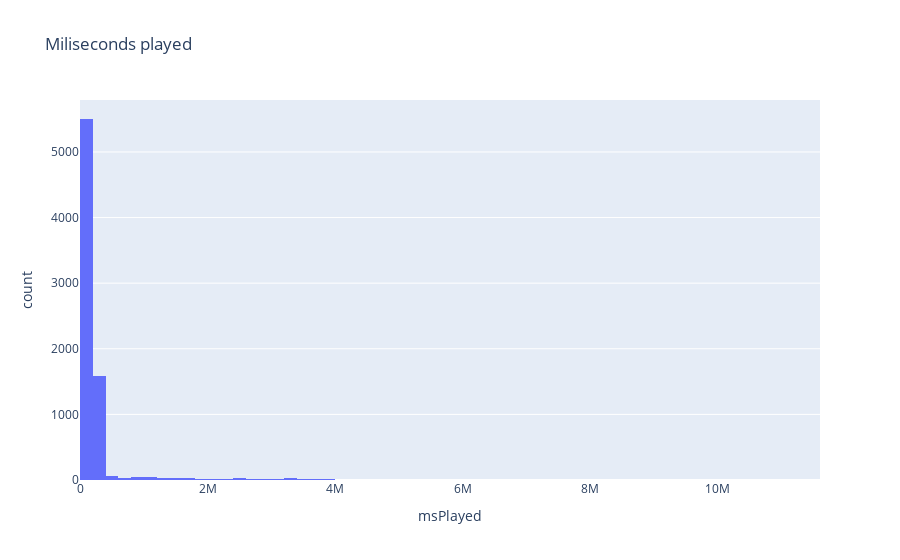

Here is the notebook cell this chart was saved with:
### Markdown cell above
- One variable: continous

### Code cell
px.histogram(df.msPlayed) #or
px.histogram(df,x="msPlayed",nbins=100, title="Miliseconds played") #miliseconds played. Count=songs, playlists.

### Figure 1 — Plotly figure (JSON) as saved in the notebook; plotly's stock layout.template omitted (floating-point values rounded to 4 significant figures; data arrays with more than 128 entries replaced by an {"elided": "..."} marker saying what was removed)
{"data": [{"alignmentgroup": "True", "bingroup": "x", "hovertemplate": "msPlayed=%{x}<br>count=%{y}<extra></extra>", "legendgroup": "", "marker": {"color": "#636efa", "pattern": {"shape": ""}}, "name": "", "nbinsx": 100, "offsetgroup": "", "orientation": "v", "showlegend": false, "type": "histogram", "x": {"elided": "7557 int values"}, "xaxis": "x", "yaxis": "y"}], "layout": {"barmode": "relative", "legend": {"tracegroupgap": 0}, "title": {"text": "Miliseconds played"}, "xaxis": {"anchor": "y", "domain": [0, 1], "title": {"text": "msPlayed"}}, "yaxis": {"anchor": "x", "domain": [0, 1], "title": {"text": "count"}}}}
